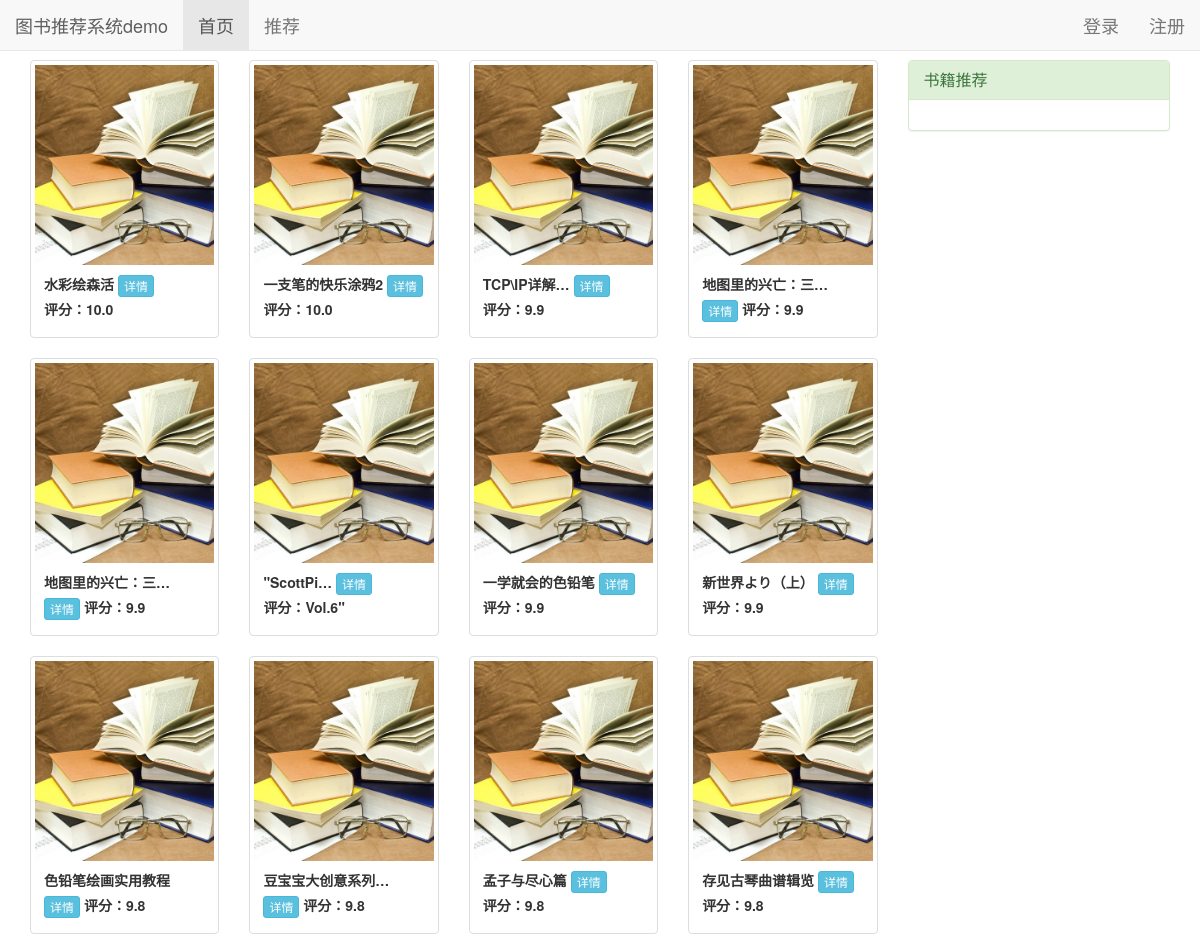
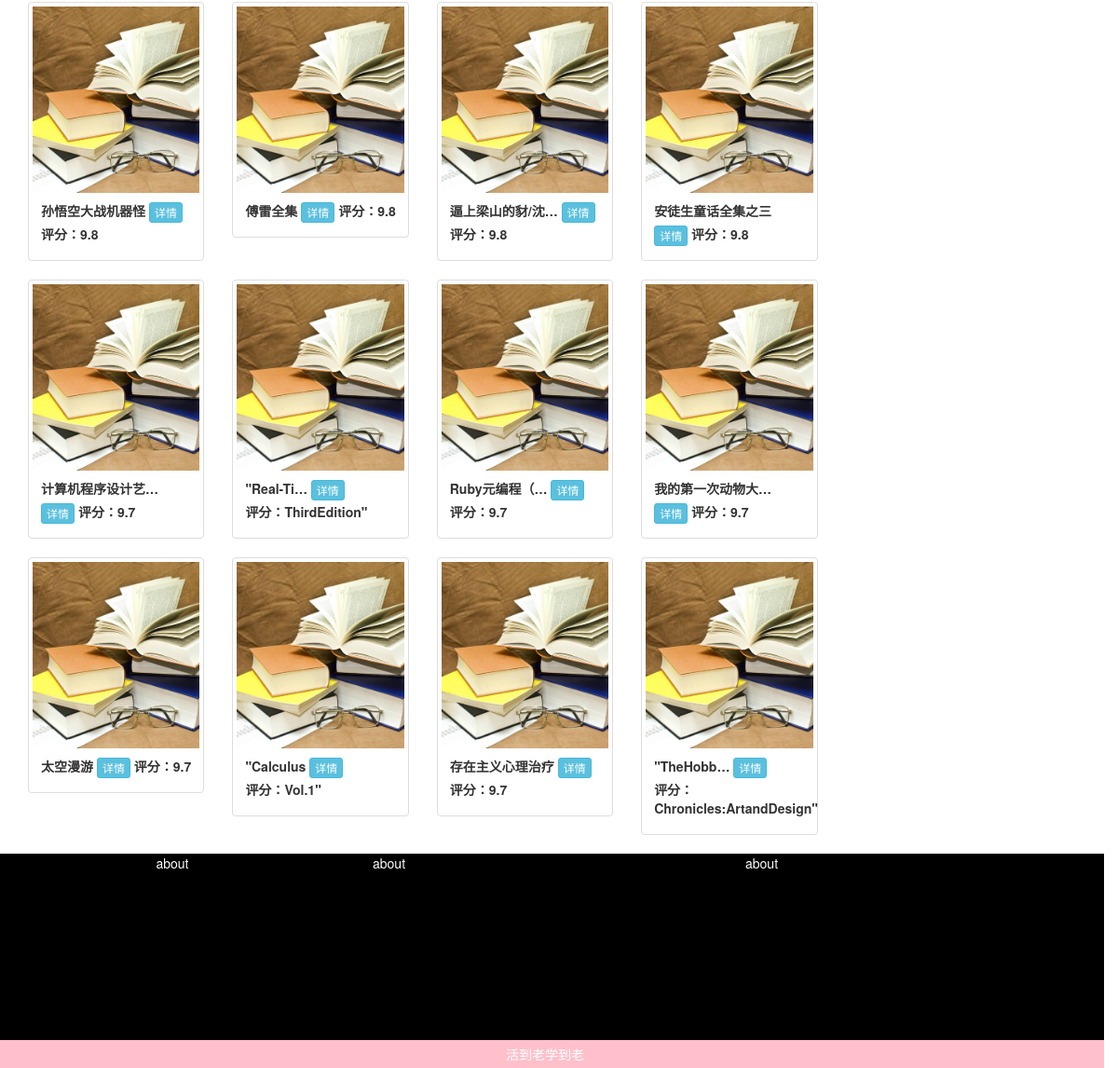
The page / on the database its author committed (2 pictures, top to bottom).
### book/models.py (models this page shows, shortened)
class Book(models.Model):
    name = models.CharField(verbose_name='书名', max_length=50, blank=False, default='')
    rating = models.CharField(verbose_name='评分', max_length=5, default='0')
    price = models.FloatField(verbose_name='价格', blank=False, default=0)
    cover = models.ImageField(verbose_name='封面', upload_to='upload/%Y/%m/%d',
                              default='img/default.png', storage=ImageStorage())
    introduction = models.CharField(verbose_name='介绍', max_length=200, blank=True, default='')
    publish = models.CharField(verbose_name='出版社', max_length=50, default='', blank=True)
    url = models.URLField(verbose_name='URL', blank=True, default='')
    class Meta:
        verbose_name = '图书管理'
        verbose_name_plural = '图书管理'

### book/views.py (the view)
# urls.py: path('', views.index, name='index'),
def index(request):
    book_list=Book.objects.alias()[:24]
    return render(request, "home/index.html",locals())

### templates/home/index.html (shortened to what this page needs)
{%extends 'base.html'%}
{%block content%}
            <div class="row">
                {% for book in book_list %}
                <div class="col-md-3">
                    <div class="thumbnail">
                        <img style="height: 200px;" src="{{ MEDIA_URL }}{{ book.cover }}">
                        <div class="caption">
                            <label>{{ book.name|truncatechars:9 }}</label>
                                <a href="{% url 'bookinfo' book.id %}" class="btn btn-info btn-xs" role="button">
                                    详情
                                </a>
                                <label>评分：{{ book.rating }}</label>
                        </div>
                    </div>
                </div>
                {% endfor %}
            </div>
{%endblock%}

### templates/base.html (shortened to what this page needs)
{% load static %}
<!DOCTYPE html>
<html>
<head>
	<link rel="stylesheet" href="{% static  'css/bootstrap.min.css' %}">
</head>
<body>
<nav class="navbar navbar-default navbar-fixed-top" role="navigation">
	<div class="container-fluid">
	<div class="navbar-header" style="font-size:20px;">
		<a class="navbar-brand" href="#">图书推荐系统demo</a>
	</div>
        <div style="font-size:18px;">
            <ul class="nav navbar-nav navbar-right">
                {% if request.user.is_authenticated %}
                    <li><a href="" >欢迎:{{ request.user.username }}</a></li>
                    <li><a href="{% url 'logout' %}" rel="nofollow" >退出</a></li>
                {% else %}
                    <li><a href=" {% url 'login' %}" >登录</a></li>
                    <li><a href="{% url 'register' %}" rel="nofollow" >注册</a></li>
                {% endif %}
            </ul>
        </div>
	<div style="font-size:18px;">
		<ul class="nav navbar-nav">
			<li class="active"><a href="/">首页</a></li>
			<li><a href="{% url 'recommend' %}">推荐</a></li>
		</ul>
	</div>
	</div>
</nav>
<div class="container" style="margin-top:60px;">
    <div class="row">
        <div class="col-md-9">
{%block content%}
            {%endblock%}
        </div>
        <div class="col-md-3" >
            <div class="panel panel-success">
    <div class="panel-heading">
        <h3 class="panel-title">
            书籍推荐
        </h3>
    </div>
    <div class="panel-body">
    </div>
</div>
        </div>
    </div>
</div>
<div class="row" style="height:200px;width:100%;background:black;color:white">
    <div class="col-md-4" style="text-align:center">
        about
    </div>
        <div class="col-md-4">
        about
    </div>
        <div class="col-md-4">
        about
    </div>
</div>
<div class="row" style="height:30px;color:white;width:100%;background:pink;text-align:center;line-height:30px;">活到老学到老</div>
</body>
</html>

### rows shown on the page
Book: cover (placeholder picture), name "水彩绘森活", rating "10.0"
Book: cover (placeholder picture), name "一支笔的快乐涂鸦2", rating "10.0"
Book: cover (placeholder picture), name "TCP\\IP详解…", rating "9.9"
Book: cover (placeholder picture), name "地图里的兴亡：三…", rating "9.9"
Book: cover (placeholder picture), name "地图里的兴亡：三…", rating "9.9"
Book: cover (placeholder picture), name "\"ScottPi…", rating "Vol.6\""
Book: cover (placeholder picture), name "一学就会的色铅笔", rating "9.9"
Book: cover (placeholder picture), name "新世界より（上）", rating "9.9"
Book: cover (placeholder picture), name "色铅笔绘画实用教程", rating "9.8"
Book: cover (placeholder picture), name "豆宝宝大创意系列…", rating "9.8"
Book: cover (placeholder picture), name "孟子与尽心篇", rating "9.8"
Book: cover (placeholder picture), name "存见古琴曲谱辑览", rating "9.8"
Book: cover (placeholder picture), name "孙悟空大战机器怪", rating "9.8"
Book: cover (placeholder picture), name "傅雷全集", rating "9.8"
Book: cover (placeholder picture), name "逼上梁山的豺/沈…", rating "9.8"
Book: cover (placeholder picture), name "安徒生童话全集之三", rating "9.8"
Book: cover (placeholder picture), name "计算机程序设计艺…", rating "9.7"
Book: cover (placeholder picture), name "\"Real-Ti…", rating "ThirdEdition\""
Book: cover (placeholder picture), name "Ruby元编程（…", rating "9.7"
Book: cover (placeholder picture), name "我的第一次动物大…", rating "9.7"
Book: cover (placeholder picture), name "太空漫游", rating "9.7"
Book: cover (placeholder picture), name "\"Calculus", rating "Vol.1\""
Book: cover (placeholder picture), name "存在主义心理治疗", rating "9.7"
Book: cover (placeholder picture), name "\"TheHobb…", rating "Chronicles:ArtandDesign\""
